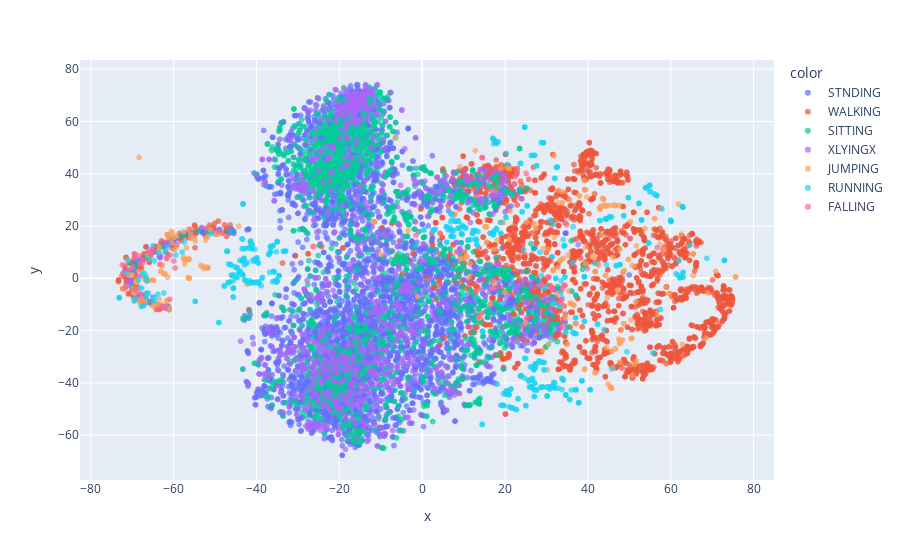

The cell this chart's notebook holds for it:
### Code cell
import plotly.express as px
px.scatter(x=tsne[:,0], y=tsne[:,1], color=labels, opacity=0.7)

### Figure 1 — Plotly figure (JSON) as saved in the notebook; plotly's stock layout.template omitted (floating-point values rounded to 4 significant figures; data arrays with more than 128 entries replaced by an {"elided": "..."} marker saying what was removed)
{"data": [{"hovertemplate": "color=STNDING<br>x=%{x}<br>y=%{y}<extra></extra>", "legendgroup": "STNDING", "marker": {"color": "#636efa", "opacity": 0.7, "symbol": "circle"}, "mode": "markers", "name": "STNDING", "showlegend": true, "type": "scattergl", "x": {"elided": "4020 float values"}, "xaxis": "x", "y": {"elided": "4020 float values"}, "yaxis": "y"}, {"hovertemplate": "color=WALKING<br>x=%{x}<br>y=%{y}<extra></extra>", "legendgroup": "WALKING", "marker": {"color": "#EF553B", "opacity": 0.7, "symbol": "circle"}, "mode": "markers", "name": "WALKING", "showlegend": true, "type": "scattergl", "x": {"elided": "2308 float values"}, "xaxis": "x", "y": {"elided": "2308 float values"}, "yaxis": "y"}, {"hovertemplate": "color=SITTING<br>x=%{x}<br>y=%{y}<extra></extra>", "legendgroup": "SITTING", "marker": {"color": "#00cc96", "opacity": 0.7, "symbol": "circle"}, "mode": "markers", "name": "SITTING", "showlegend": true, "type": "scattergl", "x": {"elided": "1924 float values"}, "xaxis": "x", "y": {"elided": "1924 float values"}, "yaxis": "y"}, {"hovertemplate": "color=XLYINGX<br>x=%{x}<br>y=%{y}<extra></extra>", "legendgroup": "XLYINGX", "marker": {"color": "#ab63fa", "opacity": 0.7, "symbol": "circle"}, "mode": "markers", "name": "XLYINGX", "showlegend": true, "type": "scattergl", "x": {"elided": "895 float values"}, "xaxis": "x", "y": {"elided": "895 float values"}, "yaxis": "y"}, {"hovertemplate": "color=JUMPING<br>x=%{x}<br>y=%{y}<extra></extra>", "legendgroup": "JUMPING", "marker": {"color": "#FFA15A", "opacity": 0.7, "symbol": "circle"}, "mode": "markers", "name": "JUMPING", "showlegend": true, "type": "scattergl", "x": {"elided": "259 float values"}, "xaxis": "x", "y": {"elided": "259 float values"}, "yaxis": "y"}, {"hovertemplate": "color=RUNNING<br>x=%{x}<br>y=%{y}<extra></extra>", "legendgroup": "RUNNING", "marker": {"color": "#19d3f3", "opacity": 0.7, "symbol": "circle"}, "mode": "markers", "name": "RUNNING", "showlegend": true, "type": "scattergl", "x": {"elided": "527 float values"}, "xaxis": "x", "y": {"elided": "527 float values"}, "yaxis": "y"}, {"hovertemplate": "color=FALLING<br>x=%{x}<br>y=%{y}<extra></extra>", "legendgroup": "FALLING", "marker": {"color": "#FF6692", "opacity": 0.7, "symbol": "circle"}, "mode": "markers", "name": "FALLING", "showlegend": true, "type": "scattergl", "x": [-60.89, 22.3, 8.284, 34.51, -69.47, 34.32, 31.36, -68.91, -1.53, 30.51, 14.48, -68.03, -59.63, 33.92, 33.38, 39.85, 50.26, -26.2, 30.38, 30.5, -63.31, -69.77, -66.02, 31.24, -49.14, -71.48, -63.76, -62.96, -65.16, 12.89, 34.92, -70.8, 14.48, 14.48, -62.04, -59.96, -68.4, 33.57, 17.22, -65.96, 25.17, -65.35, 28.85, 15.23, -69.92, 13.01, -61.67, -67.21, 33.81, 33.75, -72.39, 34.15, 13.6, 56.76, -52.31, -69.41, -60.83, -55.77, 23.0, -68.04, 17.08, -72.51, 17.22, 22.44, -62.49, 25.08, -61.67], "xaxis": "x", "y": [-8.023, 36.04, 10.12, -2.658, 9.329, -2.741, -4.07, -4.641, 16.46, 0.468, 46.17, 5.511, 3.919, -18.79, -9.196, 3.68, 15.15, 12.15, 0.3646, 0.4523, 5.328, -4.251, 9.644, -3.736, 17.81, -3.17, -11.88, -10.86, 10.79, -5.164, 20.51, 3.298, 46.18, 46.18, -11.43, 6.607, 8.559, -8.613, -3.839, 10.25, -15.03, 9.37, -2.694, 8.722, 4.298, -5.113, 7.728, 6.907, -4.102, -8.012, 5.16, -2.825, -14.76, 11.72, 19.23, 7.814, 8.801, 18.67, 40.55, -5.831, -0.7009, 0.9685, 33.33, 38.83, -11.02, 40.13, 7.544], "yaxis": "y"}], "layout": {"legend": {"title": {"text": "color"}, "tracegroupgap": 0}, "margin": {"t": 60}, "xaxis": {"anchor": "y", "domain": [0, 1], "title": {"text": "x"}}, "yaxis": {"anchor": "x", "domain": [0, 1], "title": {"text": "y"}}}}
